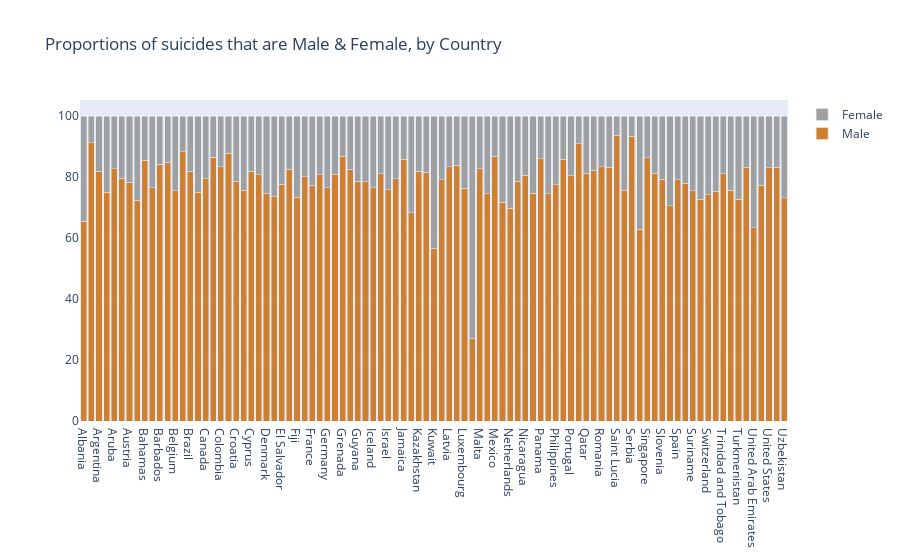

The notebook cell saved with this chart:
### Code cell
# Sum up the total suicides / 100k pop for both male and female
df1 = raw_data.groupby('country').sum()
df1 = df1.sort_values('country')
list1 = list(df1['suicides/100k pop'])

# Find countries from raw_data
list2 = raw_data['country'].unique()

# Create male dataset and find sum of total suicides / 100k pop
df_male = raw_data[raw_data['sex'] == 'male']
df_male = df_male.groupby('country').sum()
df_male = df_male.sort_values('country')
df_male['total suicides'] = list1
df_male['percentage'] = df_male['suicides/100k pop'] / df_male['total suicides']
df_male['sex'] = 'male'
df_male['country1'] = list2

# Create female dataset and find sum of total suicides / 100k pop
df_female = raw_data[raw_data['sex'] == 'female']
df_female = df_female.groupby('country').sum()
df_female = df_female.sort_values('country')
df_female['total suicides'] = list1
df_female['percentage'] = df_female['suicides/100k pop'] / df_female['total suicides']
df_female['sex'] = 'female'
df_female['country1'] = list2

# Put the dataset together
df_sex = df_male.append(df_female)
df_sex = df_sex.sort_values('country')
df_sex['percentage'] = df_sex['percentage'] * 100

# Plot plotly chart showing the suicides by country based on gender
import pandas as pd
import plotly.offline as pyo
import plotly.graph_objs as go

trace1 = go.Bar(x = list(df_sex[df_sex['sex'] == 'male']['country1']),y = list(df_sex[df_sex['sex'] == 'male']['percentage']), 
                name = 'Male',marker = {'color':'#CD7F32'})
trace2 = go.Bar(x = list(df_sex[df_sex['sex'] == 'female']['country1']), y = list(df_sex[df_sex['sex'] == 'female']['percentage']), 
                name = 'Female',marker = {'color':'#9EA0A1'})
data = [trace1,trace2]

layout = go.Layout(title = 'Proportions of suicides that are Male & Female, by Country', barmode = 'stack')
fig = go.Figure(data = data, layout = layout)
iplot(fig)

### Figure 1 — Plotly figure (JSON) as saved in the notebook; plotly's stock layout.template omitted (floating-point values rounded to 4 significant figures)
{"data": [{"marker": {"color": "#CD7F32"}, "name": "Male", "type": "bar", "x": ["Albania", "Antigua and Barbuda", "Argentina", "Armenia", "Aruba", "Australia", "Austria", "Azerbaijan", "Bahamas", "Bahrain", "Barbados", "Belarus", "Belgium", "Belize", "Brazil", "Bulgaria", "Canada", "Chile", "Colombia", "Costa Rica", "Croatia", "Cuba", "Cyprus", "Czech Republic", "Denmark", "Ecuador", "El Salvador", "Estonia", "Fiji", "Finland", "France", "Georgia", "Germany", "Greece", "Grenada", "Guatemala", "Guyana", "Hungary", "Iceland", "Ireland", "Israel", "Italy", "Jamaica", "Japan", "Kazakhstan", "Kiribati", "Kuwait", "Kyrgyzstan", "Latvia", "Lithuania", "Luxembourg", "Maldives", "Malta", "Mauritius", "Mexico", "Montenegro", "Netherlands", "New Zealand", "Nicaragua", "Norway", "Panama", "Paraguay", "Philippines", "Poland", "Portugal", "Puerto Rico", "Qatar", "South Korea", "Romania", "Russian Federation", "Saint Lucia", "Saint Vincent and Grenadines", "Serbia", "Seychelles", "Singapore", "Slovakia", "Slovenia", "South Africa", "Spain", "Sri Lanka", "Suriname", "Sweden", "Switzerland", "Thailand", "Trinidad and Tobago", "Turkey", "Turkmenistan", "Ukraine", "United Arab Emirates", "United Kingdom", "United States", "Uruguay", "Uzbekistan"], "y": [65.51, 91.28, 81.87, 75.04, 82.69, 79.55, 78.25, 72.39, 85.58, 76.49, 84.26, 84.89, 75.47, 88.3, 81.84, 74.98, 79.49, 86.46, 83.44, 87.86, 78.61, 75.61, 81.87, 80.75, 74.6, 73.6, 77.56, 82.59, 73.44, 80.03, 77.28, 80.8, 76.47, 80.99, 86.76, 82.52, 78.65, 78.47, 76.49, 81.1, 75.77, 79.45, 85.86, 68.26, 81.96, 81.56, 56.58, 79.18, 83.35, 83.95, 76.36, 27.21, 82.72, 74.59, 86.8, 71.73, 69.69, 78.55, 80.62, 74.75, 86.05, 74.59, 77.42, 85.89, 80.34, 90.93, 81.28, 82.2, 83.38, 83.22, 93.76, 75.6, 93.4, 62.84, 86.4, 81.17, 79.23, 70.53, 79.05, 78.04, 75.43, 72.73, 74.21, 75.38, 81.02, 75.68, 72.78, 83.24, 63.32, 77.33, 83.08, 83.27, 73.23]}, {"marker": {"color": "#9EA0A1"}, "name": "Female", "type": "bar", "x": ["Albania", "Antigua and Barbuda", "Argentina", "Armenia", "Aruba", "Australia", "Austria", "Azerbaijan", "Bahamas", "Bahrain", "Barbados", "Belarus", "Belgium", "Belize", "Brazil", "Bulgaria", "Canada", "Chile", "Colombia", "Costa Rica", "Croatia", "Cuba", "Cyprus", "Czech Republic", "Denmark", "Ecuador", "El Salvador", "Estonia", "Fiji", "Finland", "France", "Georgia", "Germany", "Greece", "Grenada", "Guatemala", "Guyana", "Hungary", "Iceland", "Ireland", "Israel", "Italy", "Jamaica", "Japan", "Kazakhstan", "Kiribati", "Kuwait", "Kyrgyzstan", "Latvia", "Lithuania", "Luxembourg", "Maldives", "Malta", "Mauritius", "Mexico", "Montenegro", "Netherlands", "New Zealand", "Nicaragua", "Norway", "Panama", "Paraguay", "Philippines", "Poland", "Portugal", "Puerto Rico", "Qatar", "South Korea", "Romania", "Russian Federation", "Saint Lucia", "Saint Vincent and Grenadines", "Serbia", "Seychelles", "Singapore", "Slovakia", "Slovenia", "South Africa", "Spain", "Sri Lanka", "Suriname", "Sweden", "Switzerland", "Thailand", "Trinidad and Tobago", "Turkey", "Turkmenistan", "Ukraine", "United Arab Emirates", "United Kingdom", "United States", "Uruguay", "Uzbekistan"], "y": [34.49, 8.719, 18.13, 24.96, 17.31, 20.45, 21.75, 27.61, 14.42, 23.51, 15.74, 15.11, 24.53, 11.7, 18.16, 25.02, 20.51, 13.54, 16.56, 12.14, 21.39, 24.39, 18.13, 19.25, 25.4, 26.4, 22.44, 17.41, 26.56, 19.97, 22.72, 19.2, 23.53, 19.01, 13.24, 17.48, 21.35, 21.53, 23.51, 18.9, 24.23, 20.55, 14.14, 31.74, 18.04, 18.44, 43.42, 20.82, 16.65, 16.05, 23.64, 72.79, 17.28, 25.41, 13.2, 28.27, 30.31, 21.45, 19.38, 25.25, 13.95, 25.41, 22.58, 14.11, 19.66, 9.071, 18.72, 17.8, 16.62, 16.78, 6.238, 24.4, 6.601, 37.16, 13.6, 18.83, 20.77, 29.47, 20.95, 21.96, 24.57, 27.27, 25.79, 24.62, 18.98, 24.32, 27.22, 16.76, 36.68, 22.67, 16.92, 16.73, 26.77]}], "layout": {"barmode": "stack", "title": {"text": "Proportions of suicides that are Male & Female, by Country"}}}
